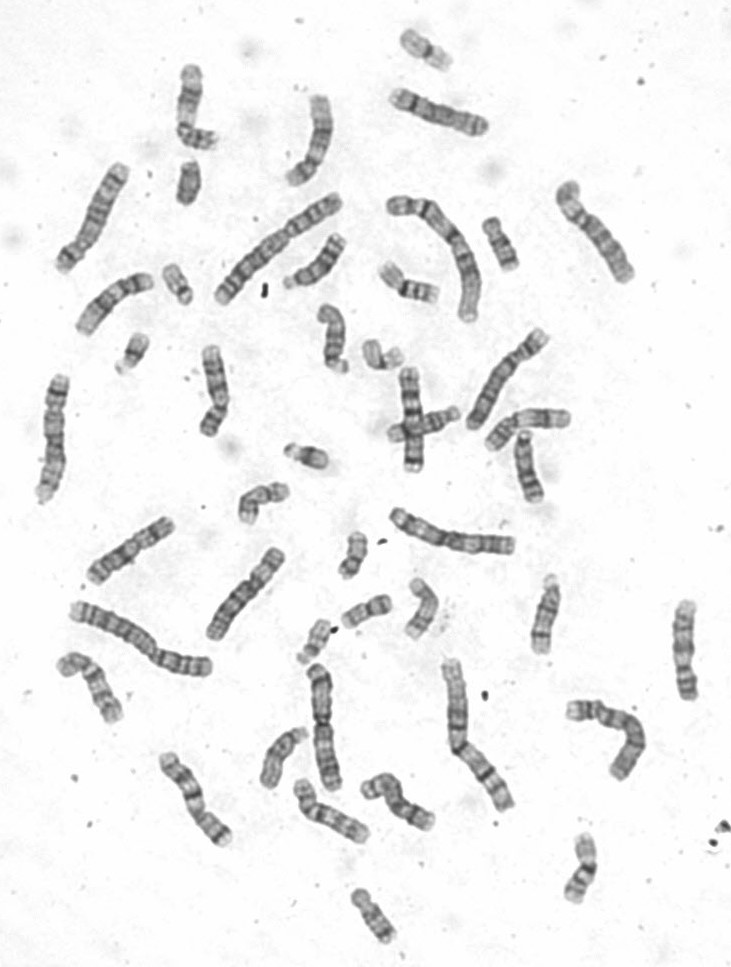
#> input picture data/24_chromosomes_object/24_chromosomes_object/JEPG/1050231_1.jpg, 731 x 967 px
$ python -i buoc2_tach_tung_cum_nhiem_sac_the.py   (imports and definitions only)
#> lines starting #> are read from the running program, lines starting #| are printed output that depends on the picture; after the words box and inside, x2 and y2 are one past the last pixel; in counts of white or black regions, pixels touching at a corner belong together
#> further down, picture is the input picture: shape (967, 731, 3); min 42, max 255, mean 239.7
# ==========================================
# BƯỚC 2: TÁCH TỪNG CỤM NHIỄM SẮC THỂ
# CHỨC NĂNG: Segmentation - Tách cụm NST từ ảnh nguyên vẹn
# ==========================================

import cv2
import numpy as np

class ChromosomeClusterSegmenter:
    """
    Nhận diện và cắt cụm NST cực khít (Tight Crop).
    Loại bỏ hoàn toàn mảng trắng rác.
    """

    def __init__(self, image, min_area=150):
        self.image = image
        self.min_area = min_area

    def segment_clusters(self):
        gray = cv2.cvtColor(self.image, cv2.COLOR_BGR2GRAY)

        # === CẢI TIẾN BƯỚC 2: PIXEL DENSITY HEATMAP TỪ NOTEBOOK ===
        # 1. Khử nhiễu mạnh nhưng giữ viền (fastNlMeansDenoising)
        denoised = cv2.fastNlMeansDenoising(gray, None, h=10, templateWindowSize=7, searchWindowSize=21)

        # 2. Đảo ngược ảnh (Chromosomes tối -> Sáng)
        inverted = cv2.bitwise_not(denoised)

        # 3. Làm mờ nhẹ
        blur = cv2.GaussianBlur(inverted.astype(np.float32), (5,5), 0)

        # 4. Normalize và phủ Jet colormap
        norm = cv2.normalize(blur, None, 0, 255, cv2.NORM_MINMAX).astype(np.uint8)
        heat = cv2.applyColorMap(norm, cv2.COLORMAP_JET)
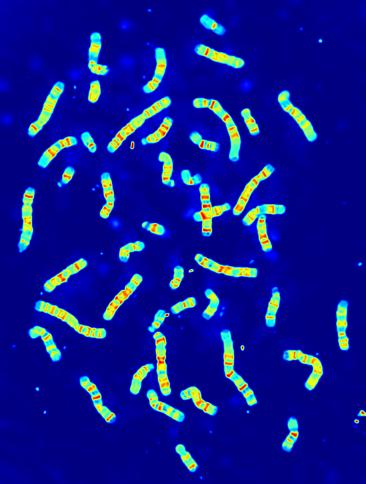
#> heat: shape (967, 731, 3) (shown at 1/2 size); mean B, G, R 141.8, 26.1, 14

        # 5. Tìm vùng đỏ (Pixel density cao = Chromosome)
        lower_red = np.array([0, 0, 100])
        upper_red = np.array([50, 50, 255])
        red_mask = cv2.inRange(heat, lower_red, upper_red)
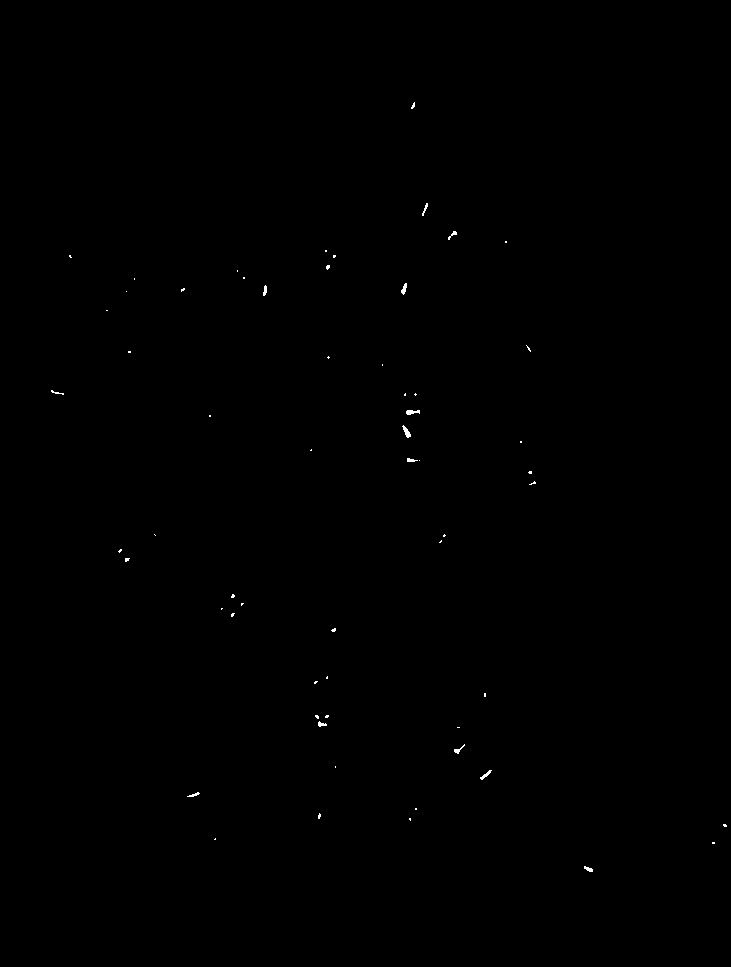
#> red_mask: shape (967, 731); 0.11% white in thin lines or dots, all inside (x1, y1, x2, y2) = (51, 102, 727, 872)

        # 6. Gộp thêm với Otsu adaptive để không sót nét mờ
        _, otsu_mask = cv2.threshold(denoised, 0, 255, cv2.THRESH_BINARY_INV + cv2.THRESH_OTSU)
#> otsu_mask: shape (967, 731); 10.7% white; 73 white regions (18 under 20 px), largest, box (x1, y1, x2, y2) and area: (441, 662, 514, 812) 3106, (386, 196, 482, 322) 3038, (215, 193, 342, 305) 3012

        binary_mask = cv2.bitwise_or(red_mask, otsu_mask)
        # ==========================================================

        # 2. Xóa nhiễu nhỏ & Khôi phục nét đứt
        kernel_open = cv2.getStructuringElement(cv2.MORPH_ELLIPSE, (3, 3))
        kernel_close = cv2.getStructuringElement(cv2.MORPH_ELLIPSE, (5, 5))

        binary_mask = cv2.morphologyEx(binary_mask, cv2.MORPH_OPEN, kernel_open, iterations=1)
#> binary_mask: shape (967, 731); 10.7% white; 66 white regions (11 under 20 px), largest, box (x1, y1, x2, y2) and area: (441, 662, 514, 812) 3104, (386, 196, 482, 322) 3034, (215, 193, 342, 305) 3012
        binary_mask = cv2.morphologyEx(binary_mask, cv2.MORPH_CLOSE, kernel_close, iterations=2)
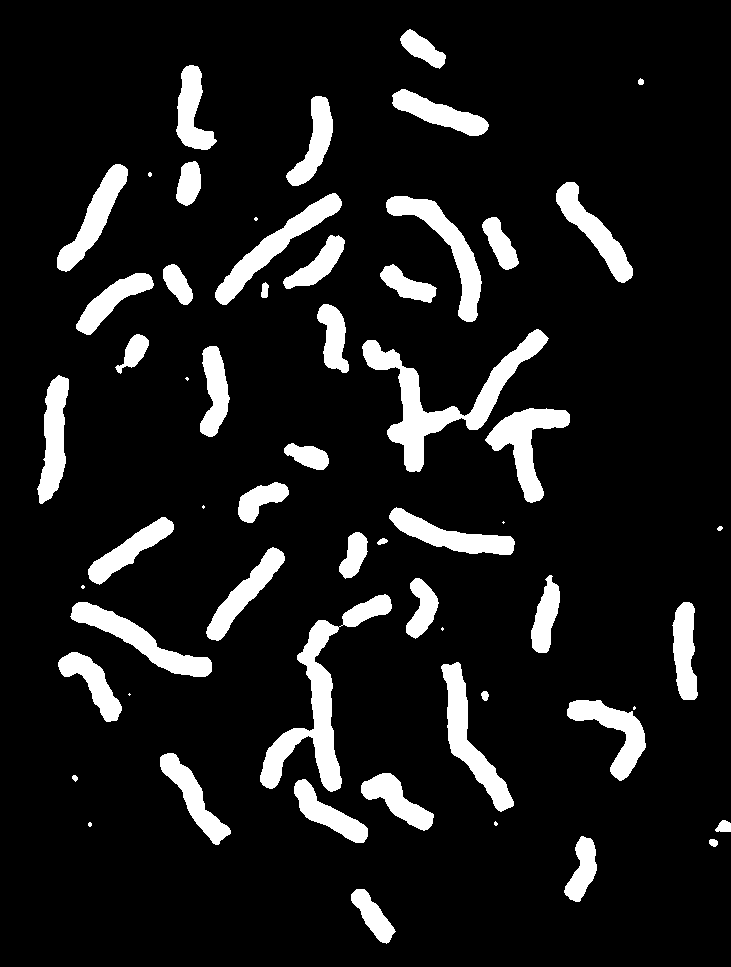
#> binary_mask: shape (967, 731); 10.9% white; 58 white regions (11 under 20 px)

        # 3. Tìm contours
        contours, _ = cv2.findContours(binary_mask, cv2.RETR_EXTERNAL, cv2.CHAIN_APPROX_SIMPLE)
#> contours = 58 contours, 12 with area under 20; largest, box (x1, y1, x2, y2) and area: (362, 329, 549, 472) 5594, (260, 594, 392, 792) 5318, (441, 662, 514, 812) 2974, (386, 196, 482, 322) 2918, (485, 408, 570, 503) 2908

        valid_items = []
        visualization_img = self.image.copy()

        for contour in contours:
            area = cv2.contourArea(contour)
            if area < self.min_area:
                continue

            # Lọc hình thái học
            hull = cv2.convexHull(contour)
            hull_area = cv2.contourArea(hull)
            solidity = float(area) / hull_area if hull_area > 0 else 0

            x, y, w, h = cv2.boundingRect(contour)
            aspect_ratio = float(w) / h if h > 0 else 0

            # Loại bỏ các hạt nhân tế bào hình tròn/bầu dục đặc hoặc cụm rác quá lớn
            is_nucleus = (solidity > 0.9 and 0.5 < aspect_ratio < 2.0)
            is_giant_blob = (solidity > 0.95 and area > 10000)
            # Loại bỏ dãy số, text hoặc vệt bẩn quá dài/quá dẹt
            is_watermark_text = (solidity > 0.8 and (aspect_ratio > 4.0 or aspect_ratio < 0.25))

            if is_nucleus or is_giant_blob or is_watermark_text:
                cv2.rectangle(visualization_img, (x, y), (x+w, y+h), (0, 0, 255), 2)
                continue

            # Cắt ảnh cực sát rạt (TIGHT CROP), bỏ nền
            mask_contour = np.zeros_like(gray)
            cv2.drawContours(mask_contour, [contour], -1, 255, thickness=cv2.FILLED)

            masked_part = cv2.bitwise_and(self.image, self.image, mask=mask_contour)
            masked_part[mask_contour == 0] = 255

            cropped_part = masked_part[y:y+h, x:x+w]

            if cropped_part.size == 0:
                continue

            valid_items.append({
                "contour": contour,
                "bbox": (x, y, w, h),
                "cropped_part": cropped_part
            })
#> this loop made 58 passes
#> (area, hull_area, solidity, x, y, w, h, aspect_ratio) on passes 1, 3, 7, 9, 10, 12, 15, 16: (1022, 1111, 0.92, 351, 889, 45, 55, 0.818), (1128.5, 1368, 0.825, 564, 836, 33, 66, 0.5), (1665.5, 2066, 0.806, 294, 779, 74, 64, 1.16), (1675.5, 2083.5, 0.804, 361, 773, 73, 58, 1.26), (1872, 2366.5, 0.791, 160, 753, 71, 92, 0.772), (2289, 3822.5, 0.599, 567, 700, 79, 81, 0.975), (2974, 4599.5, 0.647, 441, 662, 73, 150, 0.487), (1659, 2192, 0.757, 58, 652, 64, 70, 0.914)
#> mask_contour: shape (967, 731); 0.26% white; 1 white region, box (x1, y1, x2, y2) and area: (176, 65, 217, 150) 1853
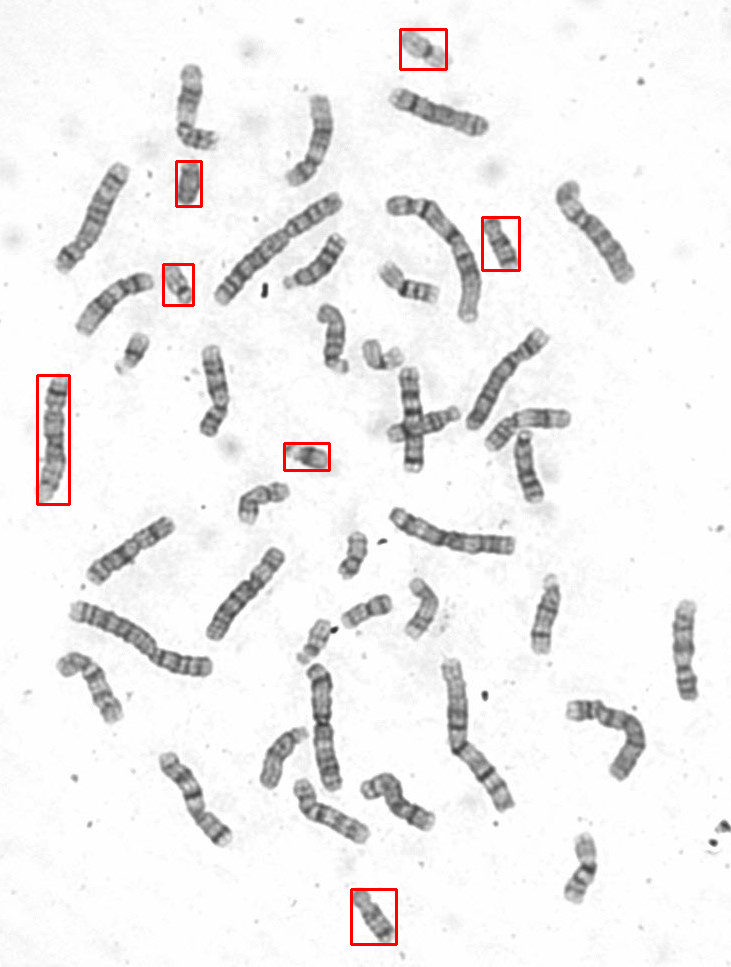
#> visualization_img: shape (967, 731, 3); 0.55% of pixels changed, all inside (x1, y1, x2, y2) = (36, 28, 521, 946)
#> after the loop, valid_items = 32 items

        # Sắp xếp các cụm nhận diện theo thứ tự từ trên xuống dưới, trái qua phải
        # Nhóm các cụm trên cùng một hàng (dung sai 50 pixels) để sort chuẩn hơn
        valid_items.sort(key=lambda item: (item["bbox"][1] // 50, item["bbox"][0]))

        cropped_images = []
        bboxes = []

        for idx, item in enumerate(valid_items):
            x, y, w, h = item["bbox"]
            contour = item["contour"]
            cropped_part = item["cropped_part"]

            # Vẽ xanh cho cụm NST hợp lệ
            cv2.rectangle(visualization_img, (x, y), (x+w, y+h), (0, 255, 0), 2)

            # Đánh số lên cụm NST nhận diện được
            text = f"#{idx}"
            cv2.putText(visualization_img, text, (x, max(15, y - 5)), cv2.FONT_HERSHEY_SIMPLEX, 0.6, (0, 0, 255), 2)

            # TUYỆT ĐỐI KHÔNG PADDING TRẮNG VÀO ĐÂY NỮA
            cropped_images.append(cropped_part)
            bboxes.append((x, y, w, h))
#> this loop made 32 passes
#> (x, y, w, h, text) on passes 1 to 8: (176, 65, 41, 85, '#0'), (286, 96, 47, 90, '#1'), (392, 89, 97, 47, '#2'), (57, 164, 71, 108, '#3'), (215, 193, 127, 112, '#4'), (386, 196, 96, 126, '#5'), (556, 182, 77, 101, '#6'), (283, 235, 62, 54, '#7')
#> pass 1, in segment_clusters, `cropped_part = item["cropped_part"]`:
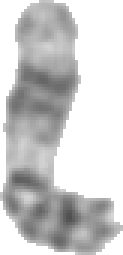
#> cropped_part: shape (85, 41, 3) (shown 3 times larger); min 80, max 255, mean 204.3
#> after the loop:
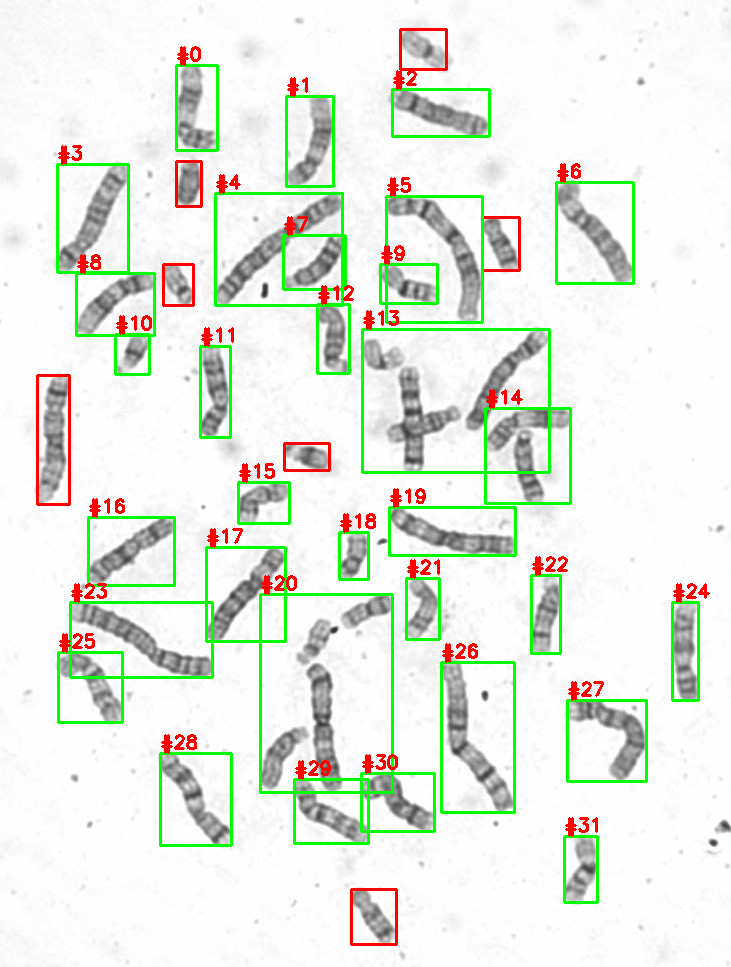
#> visualization_img: shape (967, 731, 3); 5.38% of pixels changed, all inside (x1, y1, x2, y2) = (56, 46, 710, 904)
#> after the loop, bboxes = 32 items, first 6: (176, 65, 41, 85), (286, 96, 47, 90), (392, 89, 97, 47), (57, 164, 71, 108), (215, 193, 127, 112), (386, 196, 96, 126); cropped_images = 32 items

        return cropped_images, visualization_img, binary_mask, bboxes


# [40 lines left out: functions stack_images, run_segmentation, not called in this run]

>>> import cv2
>>> picture = cv2.imread('../../data/24_chromosomes_object/24_chromosomes_object/JEPG/1050231_1.jpg')
>>> result = ChromosomeClusterSegmenter(picture).segment_clusters()

$ run again, on data/24_chromosomes_object/24_chromosomes_object/JEPG/1050325.jpg
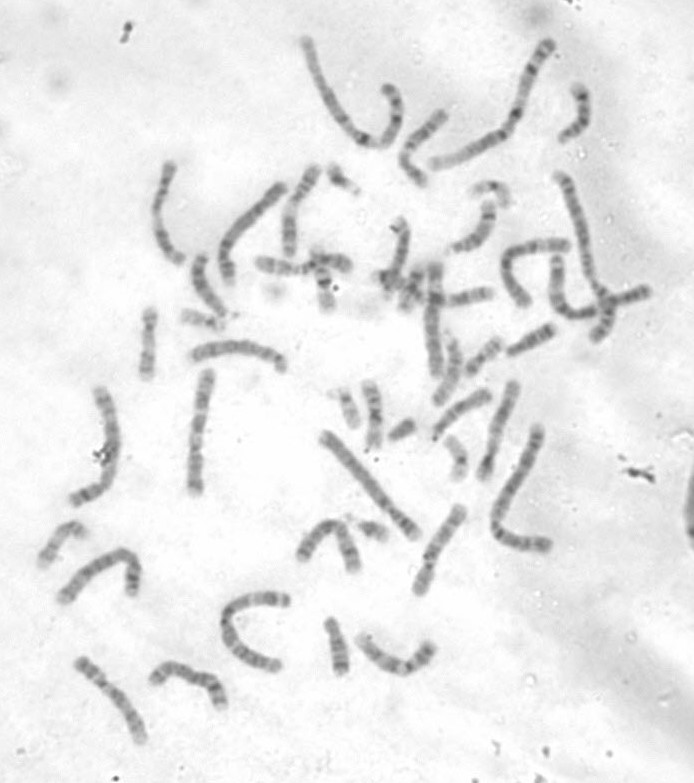
#> input picture data/24_chromosomes_object/24_chromosomes_object/JEPG/1050325.jpg, 694 x 783 px
#> picture is the input picture: shape (783, 694, 3); min 77, max 255, mean 233
#> in segment_clusters, `red_mask = cv2.inRange(heat, lower_red, upper_red)`:
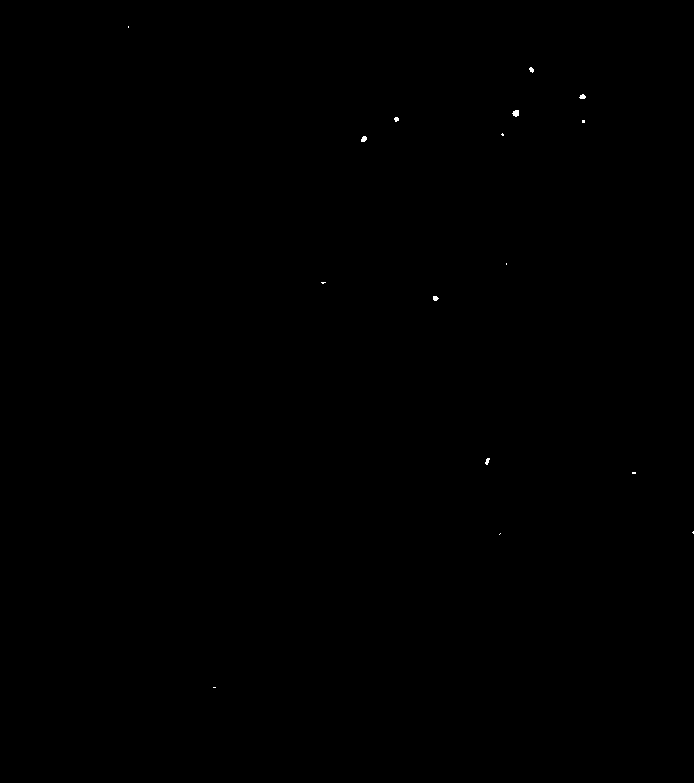
#> red_mask: shape (783, 694); 0.04% white; 16 white regions (10 under 20 px), largest, box (x1, y1, x2, y2) and area: (512, 110, 519, 117) 37, (361, 136, 367, 142) 28, (579, 94, 586, 99) 25, (433, 296, 439, 301) 23, (485, 458, 490, 465) 22, (529, 67, 534, 73) 20
#> otsu_mask: shape (783, 694); 11% white; 57 white regions (10 under 20 px), largest, box (x1, y1, x2, y2) and area: (375, 218, 503, 406) 6363, (500, 171, 652, 344) 6163, (300, 37, 404, 148) 2575
#> contours = 44 contours, 8 with area under 20; largest, box (x1, y1, x2, y2) and area: (375, 218, 556, 477) 8438, (500, 171, 652, 344) 7236, (213, 165, 353, 310) 5242, (151, 161, 229, 331) 2636, (430, 37, 559, 170) 2412
#> the loop in segment_clusters, `for contour in contours:` made 44 passes
#> (area, hull_area, solidity, x, y, w, h, aspect_ratio) on passes 6 to 13: (1284, 2042.5, 0.629, 149, 661, 78, 46, 1.7), (1352.5, 1912.5, 0.707, 74, 657, 73, 87, 0.839), (1269.5, 2107, 0.603, 359, 635, 77, 40, 1.93), (747.5, 838, 0.892, 325, 617, 24, 58, 0.414), (1899, 4381.5, 0.433, 220, 591, 71, 82, 0.866), (1691.5, 3091.5, 0.547, 58, 547, 84, 57, 1.47), (350, 363.5, 0.963, 358, 521, 29, 19, 1.53), (789.5, 1072, 0.736, 38, 520, 49, 46, 1.07)
#> after the loop in segment_clusters, `for contour in contours:`: valid_items = 27 items
#> the loop in segment_clusters, `for idx, item in enumerate(valid_items):` made 27 passes
#> (x, y, w, h, text) on passes 1 to 8: (300, 37, 104, 111, '#0'), (430, 37, 129, 133, '#1'), (558, 83, 34, 61, '#2'), (399, 108, 50, 79, '#3'), (151, 161, 78, 170, '#4'), (213, 165, 140, 145, '#5'), (451, 180, 59, 73, '#6'), (500, 171, 152, 173, '#7')
#> after the loop in segment_clusters, `for idx, item in enumerate(valid_items):`:
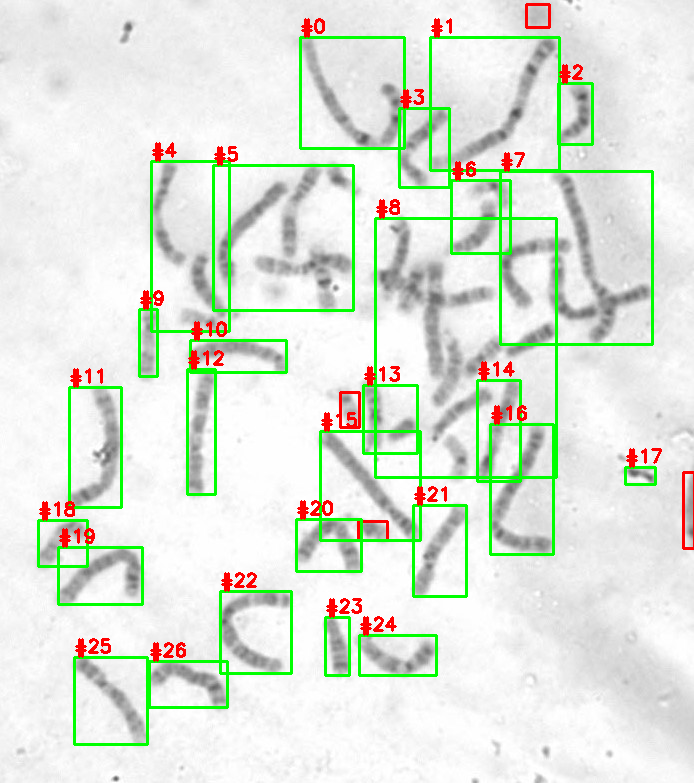
#> visualization_img: shape (783, 694, 3); mean B, G, R 218.4, 230.5, 222.5
#> after the loop in segment_clusters, `for idx, item in enumerate(valid_items):`: bboxes = 27 items, first 6: (300, 37, 104, 111), (430, 37, 129, 133), (558, 83, 34, 61), (399, 108, 50, 79), (151, 161, 78, 170), (213, 165, 140, 145); cropped_images = 27 items
